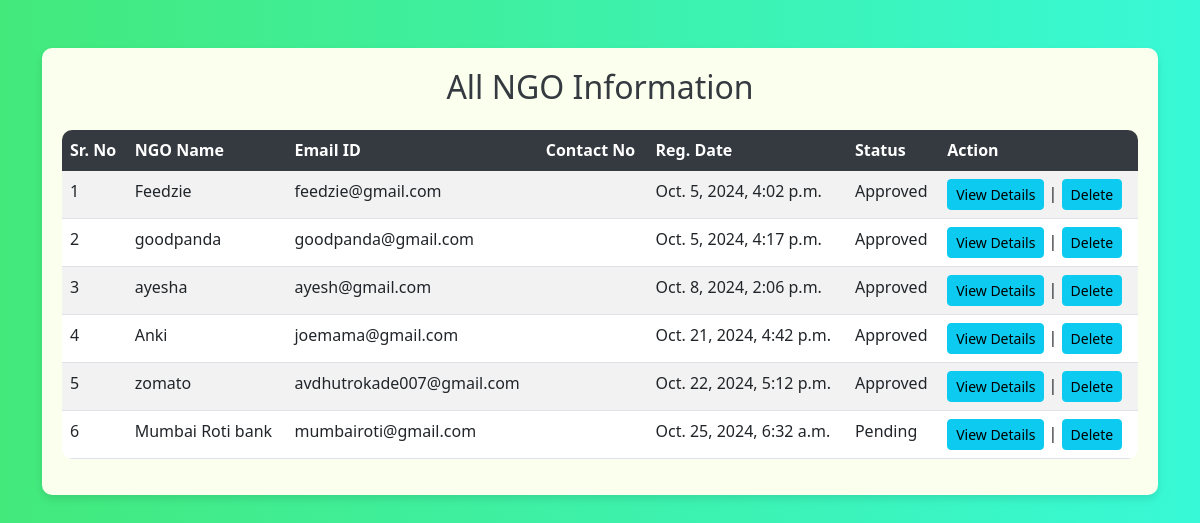
Page /all_ngo (signed in) on the earlier database version.
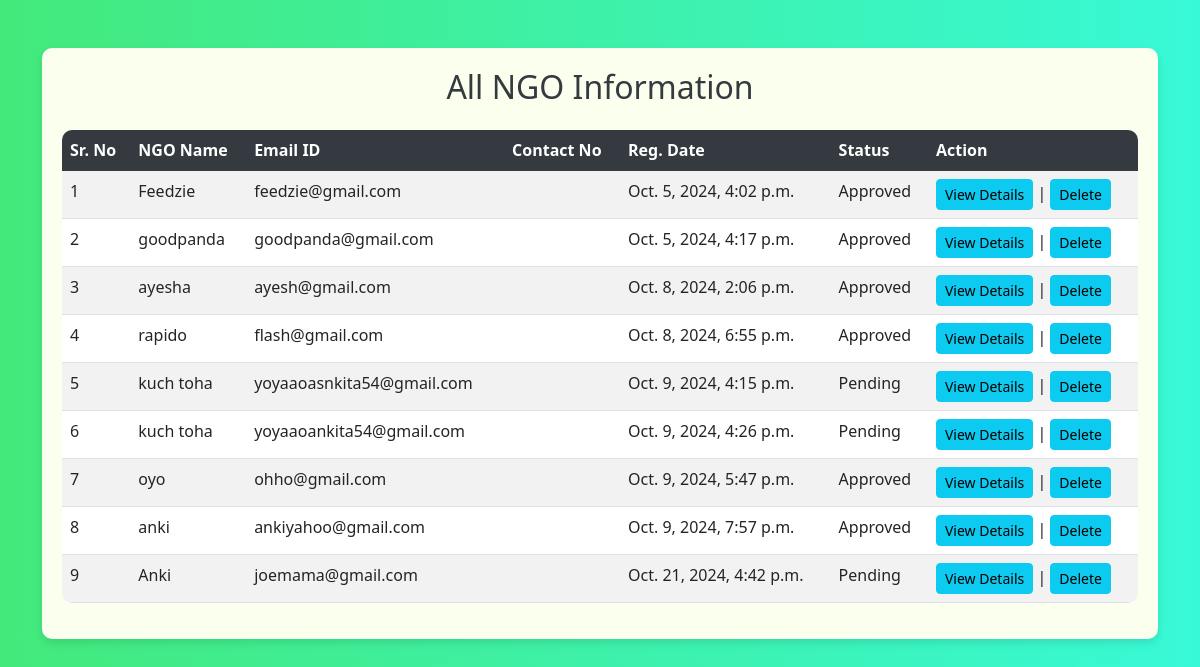
Same page on the later database version.
### donation/models.py (models this page shows, shortened)
class NGO(models.Model):
    user = models.ForeignKey(User,on_delete=models.CASCADE)
    contact = models.CharField(null=True, max_length=10)
    address = models.CharField(null=True, max_length=300)
    userpic = models.FileField(null=True)
    idpic = models.FileField(null=True)
    aboutme = models.CharField(null=True, max_length=300)
    status = models.CharField(max_length=20, choices=[('Pending', 'Pending'), ('Approved', 'Approved'), ('Rejected', 'Rejected')], default='Pending')
    regdate = models.DateTimeField(auto_now_add=True)
    adminremark = models.CharField(null=True, max_length=300)
    updationdate = models.DateField(null=True)
    city = models.ForeignKey(City, on_delete=models.CASCADE, null=True, blank=True)
    email = models.EmailField(unique=True, null=True, blank=True)
    category = models.ManyToManyField(Category, related_name='ngos')

### donation/views.py (the view)
# urls.py: path("all_ngo",all_ngo,name="all_ngo"),
def all_ngo(request):
    if not request.user.is_authenticated:
        return redirect('admin_login')
    ngo = NGO.objects.all()
    return render(request,'all_ngo.html',locals())

### donation/templates/all_ngo.html (shortened to what this page needs)
<!DOCTYPE html>
<html lang="en">
<head>
    <link href="https://cdn.jsdelivr.net/npm/bootstrap@5.3.0-alpha3/dist/css/bootstrap.min.css" rel="stylesheet">
</head>
<body>
<div class="container mt-5">
    <div class="table-container">
        <h2 class="mb-4"> All NGO Information</h2>
        <table class="table table-striped table-hover">
            <thead class="table-dark">
                <tr>
                    <th scope="col">Sr. No</th>
                    <th scope="col">NGO Name</th>
                    <th scope="col">Email ID</th>
                    <th scope="col">Contact No</th>
                    <th scope="col">Reg. Date</th>
                    <th scope="col">Status</th>
                    <th scope="col">Action</th>
                </tr>
            </thead>
            <tbody>
                {% for i in ngo %}
                <tr>
                    <td>{{ forloop.counter }}</td>
                    <td>{{ i.user.first_name }}</td>
                    <td>{{ i.user.username }}</td>
                    <td>{{ i.contact_no }}</td>
                    <td>{{ i.regdate }}</td>
                    <td>{{ i.status }}</td>
                    <td>
                        <a href="{% url 'view_ngodetail' i.id %}" class="btn btn-info btn-sm">View Details</a>
                     |  {% if i.user.id %}
                            <a href="{% url 'delete_ngo' i.user.id %}" class="btn btn-info btn-sm"
                                onclick="return confirm('Are you sure?')">Delete</a>
                        {% else %}
                            <span class="btn btn-info btn-sm disabled">Delete</span>
                        {% endif %}
                    </td>
                </tr>
                {% empty %}
                <tr>
                    <td colspan="7" class="text-center">No NGOs found</td>
                </tr>
                {% endfor %}
            </tbody>
        </table>
    </div>
</div>
</body>
</html>

### donation/templates/all_ngo.html (style rules this page uses)
body { background-image: linear-gradient(to right, #43e97b 0%, #38f9d7 100%); }
.table-container { background-color: rgb(251, 255, 237); padding: 20px; border-radius: 10px; box-shadow: 0 4px 8px rgba(0, 0, 0, 0.1); }
.table { border-radius: 10px; overflow: hidden; }
.table th { background-color: #343a40; color: white; }
h2 { text-align: center; color: #343a40; }

Differences in the rows shown:
removed NGO: user.first_name "zomato", user.username "avdhutrokade007@gmail.com", regdate "Oct. 22, 2024, 5:12 p.m.", status "Approved", shows "Delete"
removed NGO: user.first_name "Mumbai Roti bank", user.username "mumbairoti@gmail.com", regdate "Oct. 25, 2024, 6:32 a.m.", status "Pending", shows "Delete"
added NGO: user.first_name "rapido", user.username "flash@gmail.com", regdate "Oct. 8, 2024, 6:55 p.m.", status "Approved", shows "Delete"
added NGO: user.first_name "kuch toha", user.username "yoyaaoasnkita54@gmail.com", regdate "Oct. 9, 2024, 4:15 p.m.", status "Pending", shows "Delete"
added NGO: user.first_name "kuch toha", user.username "yoyaaoankita54@gmail.com", regdate "Oct. 9, 2024, 4:26 p.m.", status "Pending", shows "Delete"
added NGO: user.first_name "oyo", user.username "ohho@gmail.com", regdate "Oct. 9, 2024, 5:47 p.m.", status "Approved", shows "Delete"
added NGO: user.first_name "anki", user.username "ankiyahoo@gmail.com", regdate "Oct. 9, 2024, 7:57 p.m.", status "Approved", shows "Delete"
changed NGO "Oct. 21, 2024, 4:42 p.m.": status "Approved" → "Pending"
